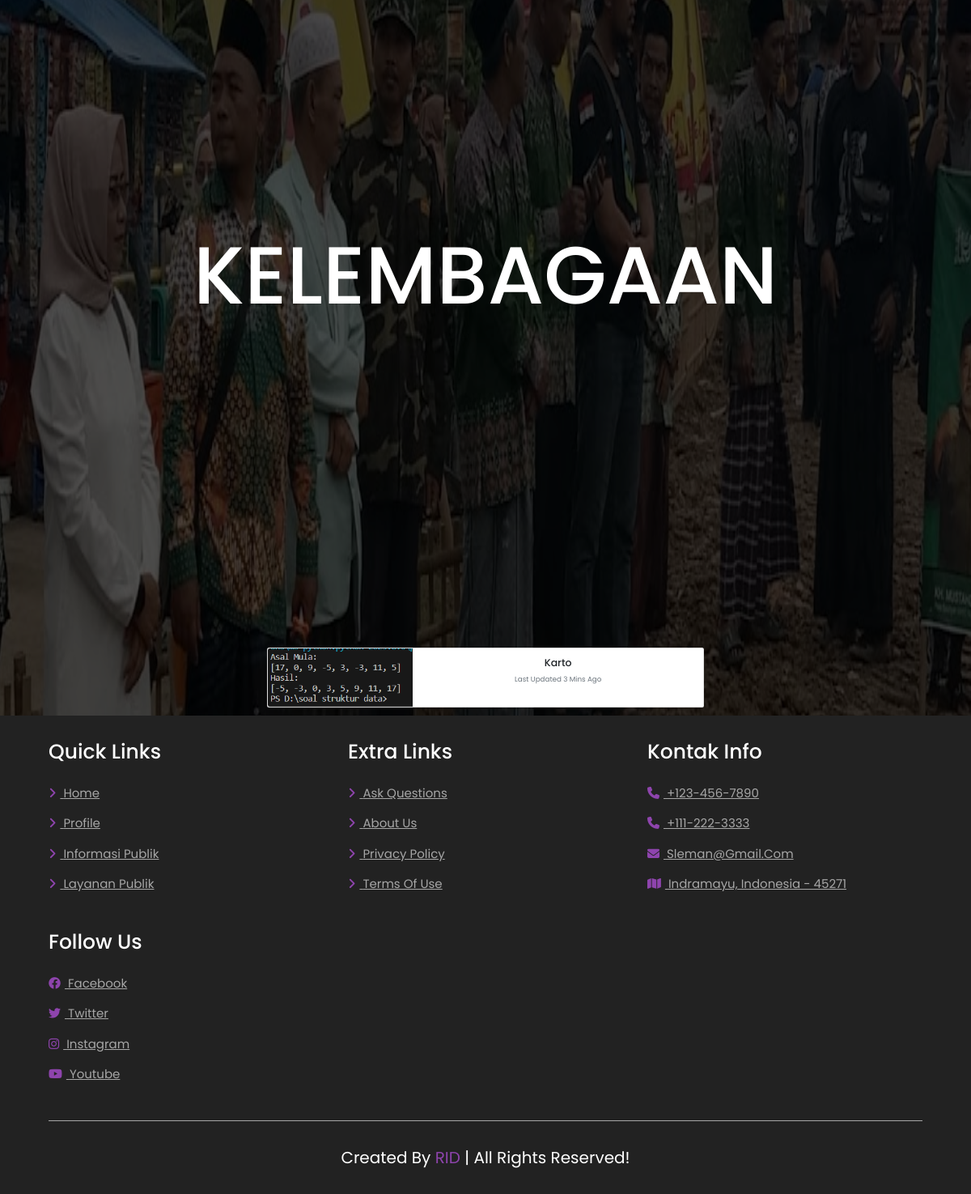
The app's page /kelembagaan.php with its own data.
### tables this page shows
CREATE TABLE `kelembagaan` (
  `id_kelembagaan` int(100) NOT NULL,
  `nama` varchar(255) NOT NULL,
  `image` varchar(255) NOT NULL
);

### kelembagaan.php (the view, shortened to what this page needs)
<?php
include_once 'config.php';
?>
<!DOCTYPE html>
<html lang="en">
<head>
  <link rel="stylesheet" href="sotk.css" />
  <link rel="stylesheet" href="homestyle.css" />
  <link rel="stylesheet" href="https://cdn.jsdelivr.net/npm/swiper@9/swiper-bundle.min.css" />
  <link rel="stylesheet" href="https://cdnjs.cloudflare.com/ajax/libs/font-awesome/6.4.0/css/all.min.css">
  <link href="https://cdn.jsdelivr.net/npm/bootstrap@5.0.0-beta2/dist/css/bootstrap.min.css" rel="stylesheet" />
</head>
<body>
  <div id="bodyblur"><img src="foto_bajakan.jpg" id="wallpaper" /></div>
  <center>
    <h2>KELEMBAGAAN</h2>
  </center>
  <?php
  $ambil = "SELECT * FROM kelembagaan ORDER BY id_kelembagaan ASC";
  $q = mysqli_query($conn, $ambil);
  while ($r2 = mysqli_fetch_array($q)) {
    $image = $r2['image'];
    $nama = $r2['nama'];
  ?>
    <center>
      <div class="card mb-3" style="max-width: 540px">
        <div class="row g-0">
          <div class="col-md-4">
            <img src="img/<?php echo $image ?>" class="img-fluid rounded-start" alt="..." />
          </div>
          <div class="col-md-8">
            <div class="card-body">
              <h5 class="card-title"><?php echo $nama ?></h5>
              <p class="card-text">
                <small class="text-muted">Last updated 3 mins ago</small>
              </p>
            </div>
          </div>
        </div>
      </div>
    </center>
  <?php
  }
  ?>
  <section class="footer">
    <div class="box-container">
      <div class="box">
        <h3>quick links</h3>
        <a href="home.php"> <i class="fas fa-angle-right"></i> home</a>
        <a href="gabungan.php"> <i class="fas fa-angle-right"></i> profile</a>
        <a href="informasi_publik.php"> <i class="fas fa-angle-right"></i> informasi publik</a>
        <a href="aduan.php"> <i class="fas fa-angle-right"></i> layanan publik</a>
      </div>
      <div class="box">
        <h3>extra links</h3>
        <a href="#"> <i class="fas fa-angle-right"></i> ask questions</a>
        <a href="#"> <i class="fas fa-angle-right"></i> about us</a>
        <a href="#"> <i class="fas fa-angle-right"></i> privacy policy</a>
        <a href="#"> <i class="fas fa-angle-right"></i> terms of use</a>
      </div>
      <div class="box">
        <h3>kontak info</h3>
        <a href="#"> <i class="fas fa-phone"></i> +123-456-7890</a>
        <a href="#"> <i class="fas fa-phone"></i> +111-222-3333</a>
        <a href="#"> <i class="fas fa-envelope"></i> Sleman@gmail.com</a>
        <a href="#"> <i class="fas fa-map"></i> indramayu, indonesia - 45271</a>
      </div>
      <div class="box">
        <h3>follow us</h3>
        <a href="#"> <i class="fab fa-facebook"></i> facebook </a>
        <a href="#"> <i class="fab fa-twitter"></i> twitter </a>
        <a href="#"> <i class="fab fa-instagram"></i> instagram </a>
        <a href="#"> <i class="fab fa-youtube"></i> youtube </a>
      </div>
    </div>
    <div class="credit"> created by <span>RID</span> | all rights reserved! </div>
  </section>
</body>
</html>

### sotk.css (style rules this page uses)
body { background-color: black !important; }
#bodyblur { opacity: 0.3; position: fixed; top: 0; left: 0; right: 0; bottom: 0; background: rgba(0, 0, 0, 0.3); transition: all 1s ease; z-index: 0; }
#wallpaper { width: 100%; height: 100%; transform: scale(1.3); transition: all 2s ease; }
h2 { position: relative; margin-top: 35vh !important; font-size: 100px !important; color: white; margin-bottom: 50vh !important; }

### homestyle.css (style rules this page uses)
:root { --main-color: #8e44ad; --black: #222; --white: #fff; --light-black: #777; --light-white: #fff9; --dark-bg: rgba(0, 0, 0, 0.7); --light-bg: #eee; --border: 0.1rem solid var(--black); --box-shadow: 0 0.5rem 1rem rgba(0, 0, 0, 0.1); --text-shadow: 0 1.5rem 3rem rgba(0, 0, 0, 0.3); }
* { font-family: "Poppins", sans-serif; margin: 0; padding: 0; box-sizing: border-box; outline: none; border: none; text-decoration: none; text-transform: capitalize; }
html { font-size: 62.5%; overflow-x: hidden; }
section { padding: 5rem 10%; }
.footer { position: relative; z-index: 99; background: var(--black); background-size: cover; background-position: center; }
.footer .box-container { display: grid; grid-template-columns: repeat(auto-fit, minmax(25rem, 1fr)); gap: 3rem; }
.footer .box-container .box h3 { color: var(--white); font-size: 2.5rem; padding-bottom: 2rem; }
.footer .box-container .box a { color: var(--light-white); font-size: 1.5rem; padding-bottom: 1.5rem; display: block; }
.footer .box-container .box a i { color: var(--main-color); padding-right: 0.5rem; transition: 0.2s linear; }
.footer .credit { text-align: center; padding-top: 3rem; margin-top: 3rem; border-top: 0.1rem solid var(--light-white); font-size: 2rem; color: var(--white); }
.footer .credit span { color: var(--main-color); }
@media (max-width: 1200px) { section { padding: 3rem 5%; } }

### records on screen
kelembagaan: image (picture), nama "Karto"
